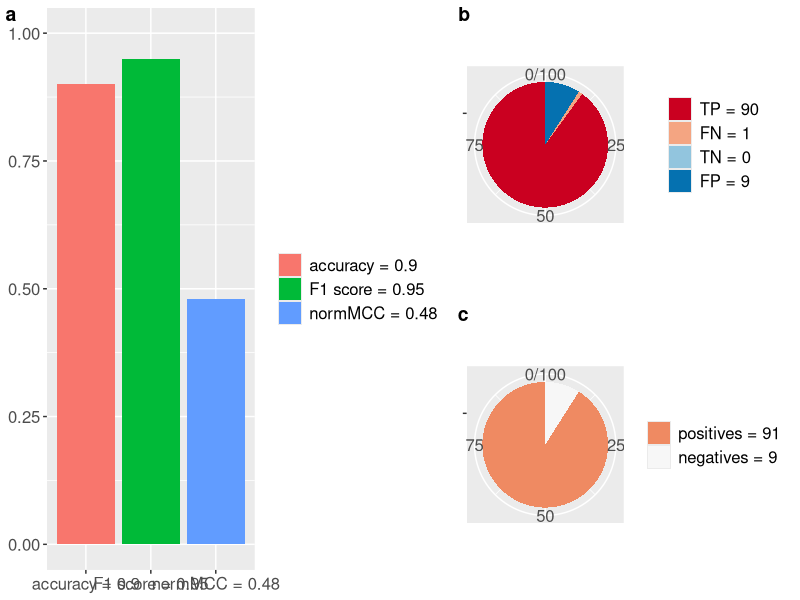
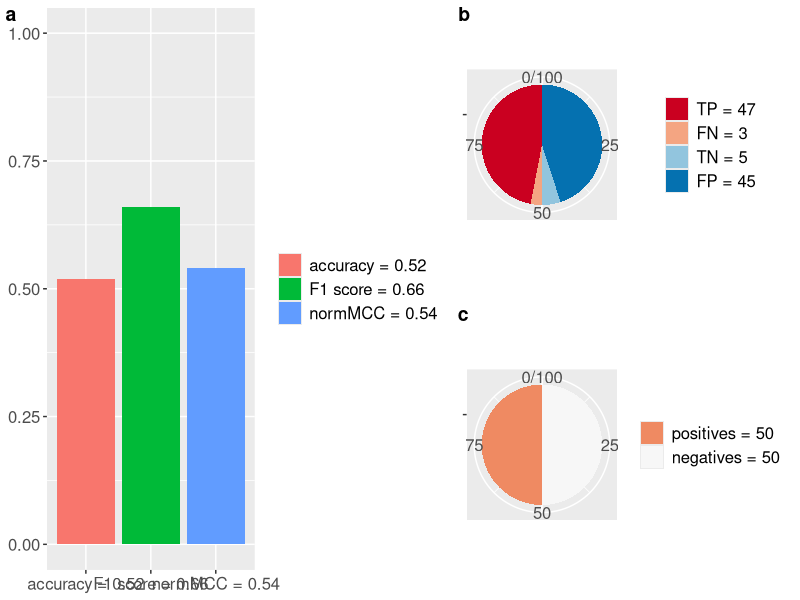
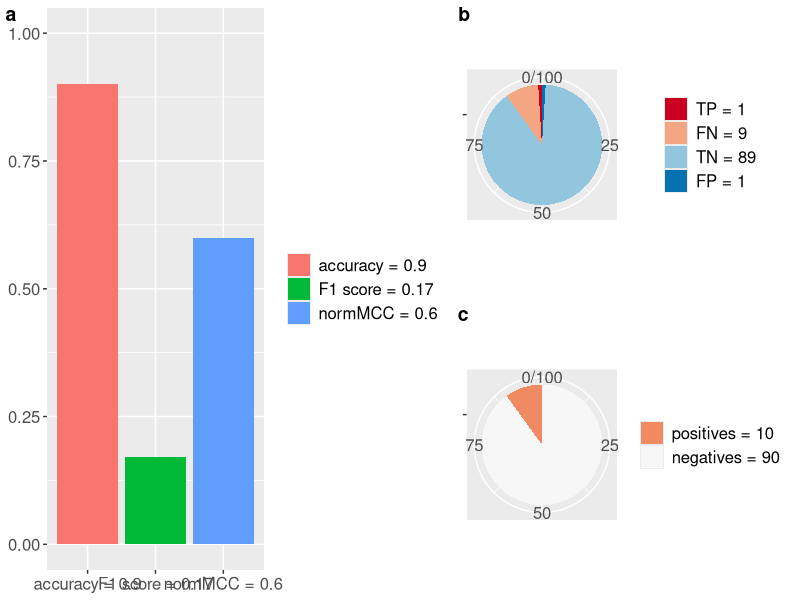

The R script that drew these images, in order:
#!/usr/bin/env Rscript

if (!require("RColorBrewer")) {
  install.packages("RColorBrewer")
  library(RColorBrewer)
}

library(grid)
library(gridExtra)
library(gtable)
library(ggplot2)
library(cowplot)

SAVE_FILES = FALSE

digits = 2

generalTextSize = 12

# Barplot matrix barplot
barplot_creator <- function(inputText, saveFileName, upperYlim) {

    confusionMatrixDataFrame <- read.table(header=TRUE, text=inputText)

    confusionMatrixDataFrame$category = gsub("_", " ", confusionMatrixDataFrame$category)
    confusionMatrixDataFrame$category = gsub("=", " = ", confusionMatrixDataFrame$category)
    confusionMatrixDataFrame$category = factor(confusionMatrixDataFrame$category, levels=unique(confusionMatrixDataFrame$category))


    p <- ggplot(confusionMatrixDataFrame, aes(x=category, y=amount)) + geom_bar(aes(fill=category), stat="identity", position=position_dodge()) + ylim(0,upperYlim) + theme(axis.title.x=element_blank(), axis.title.y=element_blank(), legend.title=element_blank(), legend.text=element_text(size=generalTextSize), text = element_text(size=generalTextSize), axis.text.x = element_text(size=generalTextSize), axis.text.y = element_text(size=generalTextSize))
    p + scale_colour_brewer(palette="RdBu", name="") + xlab("") + ylab("") 
    # + guides(colour=guide_legend(title=""))
    p
    
    if (SAVE_FILES==TRUE) {
        ggsave(saveFileName)
    }
  
    return(p)
}


# Three elements barplot
accuracy_f1score_mcc_barplot <- function(accuracy, f1_score, normMCC, saveFileName) {

    thisText <- paste("\n category amount\n  accuracy=",accuracy, " ", accuracy,"\n  F1_score=", f1_score, " ", f1_score,"\n\n  normMCC=", normMCC," ", normMCC,"\n", sep="")
    
    
    upperYlim = 1.0
    return(barplot_creator(thisText, saveFileName, upperYlim))

}


# Confusion matrix barplot
confusion_matrix_barplot <- function(tp, fn, tn, fp, saveFileName) {

    thisText <- paste("\n category amount\n  TP =",tp," ", tp,"\n  FN= ", fn," ", fn,"\n\n  TN =",tn," ", tn,"\n  FP =", fp," ", fp,"\n", sep="")

    # confusionMatrixDataFrame <- read.table(header=TRUE, text='
    #  category amount
    #   TP 47
    #   FN 3
    # 
    #   TN 5
    #   FP 45
    # ')

    upperYlim = 100
    return(barplot_creator(thisText, saveFileName, upperYlim))

}

# Positives negatives barplot
positives_negatives_barplot <- function(pos, neg, saveFileName) {

    thisText <- paste("\n category amount\n  positives =",pos, " ", pos,"\n  negatives =", neg, " ", neg,"\n", sep="")

    upperYlim = 100
    return(barplot_creator(thisText, saveFileName, upperYlim))

}



# accuracy
accuracy <- function (tp, fn, tn, fp) {

 accuracy_result <- (tp+tn)/(tn + tp + fp + fn)
 
 accuracy_result <- round(accuracy_result, digits)
 
 cat("accuracy = ", round(accuracy_result, digits), "\t\t in the [0; 1] interval \n")
 return(accuracy_result)
}


# F1 score
f1_score <- function (tp, fn, tn, fp) {

 f1_score_result <- (2*tp)/(2*tp + fp + fn)
 
 f1_score_result <- round(f1_score_result, digits)
 
 cat("F1 score = ", round(f1_score_result, digits), "\t\t in the [0; 1] interval\n")
 return(f1_score_result)
}


# Matthews correlation coefficient
mcc <- function (tp, fn, tn, fp) {

  TP <- tp
  FN <- fn
  
  TN <- tn
  FP <- fp
  
  #TP;TN;FP;FN # for debugging
  sum1 <- TP+FP; sum2 <-TP+FN ; sum3 <-TN+FP ; sum4 <- TN+FN;
  denom <- as.double(sum1)*sum2*sum3*sum4 # as.double to avoid overflow error on large products
  if (any(sum1==0, sum2==0, sum3==0, sum4==0)) {
    denom <- 1
  }
  mcc <- ((TP*TN)-(FP*FN)) / sqrt(denom)
  
  mcc <- round(mcc, digits)
  
  cat("MCC = ", round(mcc, digits), "\t\t\t in the [-1; +1] interval\n")
  return(mcc)
}



# Confusion matrix pie
confusion_matrix_pie <- function(tp, fn, tn, fp, saveFileName) {

    thisDataFrame <- data.frame(
      category = c(paste("TP =", tp, ""), paste("FN =", fn, ""), paste("TN =", tn, ""), paste("FP =", fp, "")),
      amount = c(tp, fn,   tn, fp)
      )
    thisDataFrame$category = factor(thisDataFrame$category, levels=unique(thisDataFrame$category)) # we set as levels to respect this order in the plot legend
    head(thisDataFrame)

    # Barplot
    thisBarPlot<- ggplot(thisDataFrame, aes(x="", y=amount, fill=category))+
    geom_bar(width = 1.0, stat = "identity") + theme(axis.title.x=element_blank(), axis.title.y=element_blank(), legend.title=element_blank(), legend.text=element_text(size=generalTextSize), text = element_text(size=generalTextSize), axis.text.x = element_text(size=generalTextSize))

    thisPie <- thisBarPlot + coord_polar("y") + xlab("") + ylab("") + scale_fill_brewer(palette="RdBu")
    thisPie + theme(legend.text=element_text(size=generalTextSize))
    thisPie
    
    if (SAVE_FILES==TRUE) {
        ggsave(saveFileName)
    }
    
    return(thisPie)

}

# positive_negative pie
positive_negative_pie <- function(pos, neg, saveFileName) {

    thisDataFrame <- data.frame(
      category = c(paste("positives =", pos, ""), paste("negatives =", neg, "")),
      amount = c(pos, neg)
      )
    thisDataFrame$category = factor(thisDataFrame$category, levels=unique(thisDataFrame$category)) # we set as levels to respect this order in the plot legend
    head(thisDataFrame)

    # Barplot
    thisBarPlot<- ggplot(thisDataFrame, aes(x="", y=amount, fill=category))+
    geom_bar(width = 1.0, stat = "identity") + theme(axis.title.x=element_blank(), axis.title.y=element_blank(), legend.title=element_blank(), legend.text=element_text(size=generalTextSize), text = element_text(size=generalTextSize), axis.text.x = element_text(size=generalTextSize))
    
    thisPie <- thisBarPlot + coord_polar("y") + xlab("") + ylab("") + scale_fill_brewer(palette="RdBu")
    thisPie + theme(legend.text=element_text(size=generalTextSize))
    thisPie
    if (SAVE_FILES==TRUE) {
        ggsave(saveFileName)
    }

    return(thisPie)
}


#
# Function that generates all the plot and their files
#
generate_all_the_plots <- function(tp, fn, tn, fp, addTitle) {

    randomValue = sample(1:10000000, 1)
    test_title = paste(addTitle, "_test",randomValue,"__TP",tp,"_FN",fn,"_TN",tn,"_FP",fp,  sep="")

    positives = tp + fn
    negatives = tn + fp

    confusion_matrix_pie_file_name = paste("../plots/", test_title, "_confusion_matrix_pie.pdf", sep="")
    plot_cf <- confusion_matrix_pie(tp, fn, tn, fp, confusion_matrix_pie_file_name)
    positive_negative_pie_file_name = paste("../plots/", test_title, "_positive_negative_pie.pdf", sep="")
    plot_pos_neg<-positive_negative_pie(positives, negatives, positive_negative_pie_file_name)

    current_accuracy = accuracy(tp, fn, tn, fp)
    current_f1_score = f1_score(tp, fn, tn, fp)
    current_MCC = mcc(tp, fn, tn, fp)

    current_normMCC = (current_MCC+1)/2 # normalized MCC
    current_normMCC = round(current_normMCC, digits)
    cat("normMCC = ", round(current_normMCC, digits), "\t\t in the [0; 1] interval\n")

    confusion_matrix_barplot_file_name = paste("../plots/", test_title, "_confusion_matrix_barplot.pdf", sep="")
    # confusion_matrix_barplot(tp, fn, tn, fp, confusion_matrix_barplot_file_name)
    positives_negatives_barplot_file_name = paste("../plots/", test_title, "_positives_negatives_barplot.pdf", sep="")
    # positives_negatives_barplot(positives, negatives, positives_negatives_barplot_file_name)

    accuracy_f1score_mcc_barplot_file_name = paste("../plots/", test_title, "_accuracy_f1score_mcc.pdf", sep="")
    plot_scores <- accuracy_f1score_mcc_barplot(current_accuracy, current_f1_score, current_normMCC, accuracy_f1score_mcc_barplot_file_name)


    ## Side by side
    right_col_plot = plot_grid(plot_cf, plot_pos_neg, labels=c("b", "c"), align="v", ncol=1)
    general_plot = plot_grid(plot_scores, right_col_plot, labels=c("a", ""),  ncol = 2, rel_widths=c(1.3, 1))

    #theme_set(theme_cowplot(font_size=12))
    # general_plot <- plot_grid(plot_cf, plot_pos_neg, plot_scores, ncol = 2, align="h", labels=c("A", "B", "C"), label_size=5)
    
    # general_plot <- plot_grid(plot_cf, plot_pos_neg, plot_scores, ncol = 3, align="h", labels=c("A", "B", "C"), label_size=5)
    
    general_file = paste("../plots/", test_title, "_general.pdf", sep="")
    ggsave(general_file, general_plot, height = 8, width = 12, units = "in", dpi = 150)
    
    #save_plot("../plots/general.pdf", general_plot)
        
    }

#	    tp, fn,   tn, fp
exampleA = c(90, 1,   0, 9)
exampleB = c(47, 3,   5, 45)
exampleC = c(1, 9,    89, 1)
# exampleD = c(60,20,   18, 2)
# exampleE = c(25,55,   3, 17)

# tp = exampleC[1]
# fn = exampleC[2]
# tn = exampleC[3]
# fp = exampleC[4]

selected_example <- exampleA
addTitle = "ExampleA"
generate_all_the_plots(selected_example[1], selected_example[2], selected_example[3], selected_example[4], addTitle)

selected_example <- exampleB
addTitle = "ExampleB"
generate_all_the_plots(selected_example[1], selected_example[2], selected_example[3], selected_example[4], addTitle)

selected_example <- exampleC
addTitle = "ExampleC"
generate_all_the_plots(selected_example[1], selected_example[2], selected_example[3], selected_example[4], addTitle)






if (file.exists("../plots/Rplots.pdf")) file.remove("../plots/Rplots.pdf")
